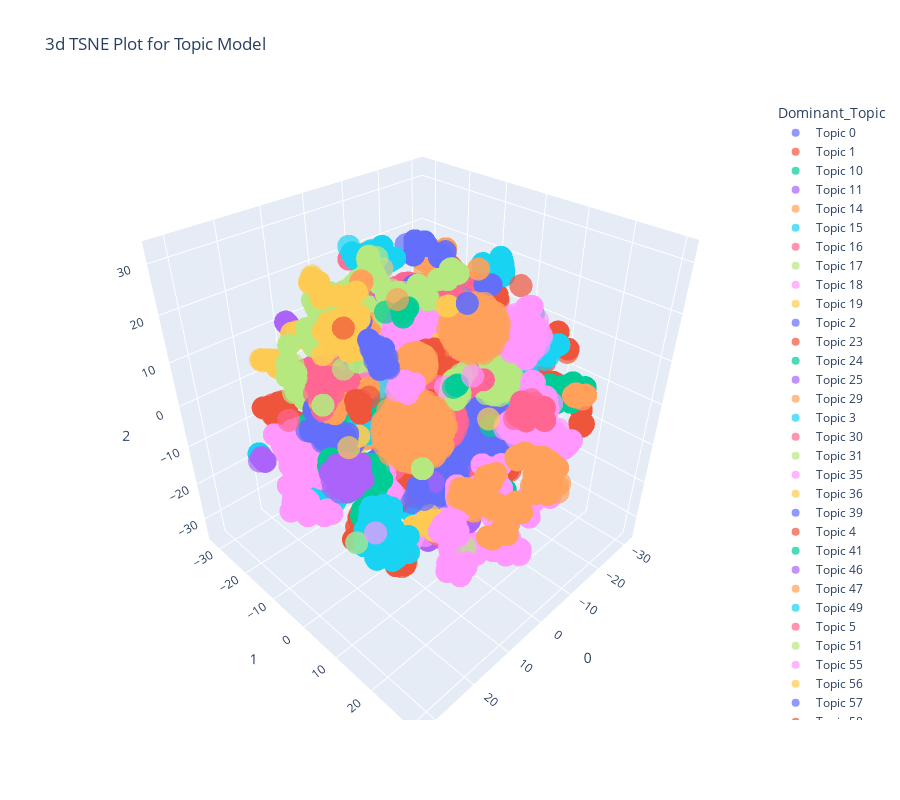

The notebook cell this image was saved under:
### Code cell
plot_model(lda, plot = 'tsne')
